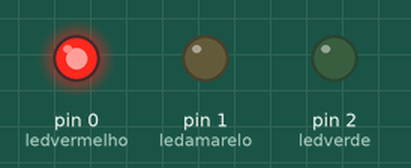
Recording of a sketch running on a simulated Arduino Uno, built with avr-gcc and run on an emulated ATmega328P. Parts: output pins drawn as LEDs (lit = HIGH).

Above: at 2.5 s.
At 27.5 s:
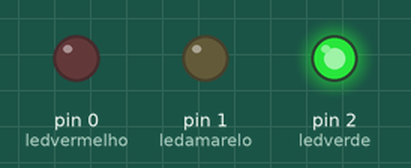
At 65.2 s:
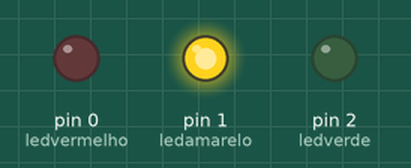
Timing chart, 0 to 70.2 s (numbered marks = the images above):
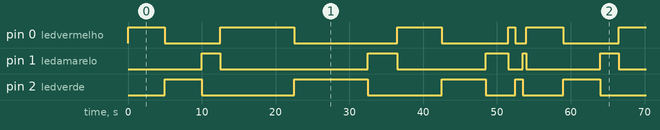

The sketch:

Projeto_Microcontrolador.ino
```cpp
// Autores: Caio Henrique Pardim, Guilherme Hernandes, Silfarny Alexandre,Talles Ramos, Vinicius Eduardo e Walace Vinicius
// Projeto referente a avaliação de microprocessadores
// Professor: Alisson Rodolfo Leite

int ledvermelho = 0;
int ledverde = 2;
int ledamarelo = 1;

void setup() {
  pinMode (ledvermelho, OUTPUT);
  pinMode (ledverde, OUTPUT);
  pinMode (ledamarelo, OUTPUT);
}

void loop() {
  digitalWrite (ledvermelho,HIGH);
  digitalWrite (ledverde,LOW);
  digitalWrite (ledamarelo,LOW);
  delay (5000);
  digitalWrite (ledvermelho,LOW);
  digitalWrite (ledverde,HIGH);
  digitalWrite (ledamarelo,LOW);
  delay (5000);
  digitalWrite (ledvermelho,LOW);
  digitalWrite (ledverde,LOW);
  digitalWrite (ledamarelo,HIGH);
  delay (2500);

  digitalWrite (ledvermelho,HIGH);
  digitalWrite (ledverde,LOW);
  digitalWrite (ledamarelo,LOW);
  delay (10000);
  digitalWrite (ledvermelho,LOW);
  digitalWrite (ledverde,HIGH);
  digitalWrite (ledamarelo,LOW);
  delay (10000);
  digitalWrite (ledvermelho,LOW);
  digitalWrite (ledverde,LOW);
  digitalWrite (ledamarelo,HIGH);
  delay (4000);

  digitalWrite (ledvermelho,HIGH);
  digitalWrite (ledverde,LOW);
  digitalWrite (ledamarelo,LOW);
  delay (6000);
  digitalWrite (ledvermelho,LOW);
  digitalWrite (ledverde,HIGH);
  digitalWrite (ledamarelo,LOW);
  delay (6000);
  digitalWrite (ledvermelho,LOW);
  digitalWrite (ledverde,LOW);
  digitalWrite (ledamarelo,HIGH);
  delay (3000);

  digitalWrite (ledvermelho,HIGH);
  digitalWrite (ledverde,LOW);
  digitalWrite (ledamarelo,LOW);
  delay (1000);
  digitalWrite (ledvermelho,LOW);
  digitalWrite (ledverde,HIGH);
  digitalWrite (ledamarelo,LOW);
  delay (1000);
  digitalWrite (ledvermelho,LOW);
  digitalWrite (ledverde,LOW);
  digitalWrite (ledamarelo,HIGH);
  delay (500);

}
```

Measured:
- by itself, pin 0 (ledvermelho): repeats every 54.0 s: LOW 7.5 s, HIGH 10.0 s, LOW 14.0 s, HIGH 6.0 s, LOW 9.0 s, HIGH 1.0 s, LOW 1.5 s, HIGH 5.0 s
- by itself, pin 1 (ledamarelo): repeats every 54.0 s: LOW 20.0 s, HIGH 4.0 s, LOW 12.0 s, HIGH 3.0 s, LOW 2.0 s, HIGH 0.50 s, LOW 10.0 s, HIGH 2.5 s
- by itself, pin 2 (ledverde): repeats every 54.0 s: LOW 12.5 s, HIGH 10.0 s, LOW 10.0 s, HIGH 6.0 s, LOW 4.0 s, HIGH 1.0 s, LOW 5.5 s, HIGH 5.0 s
